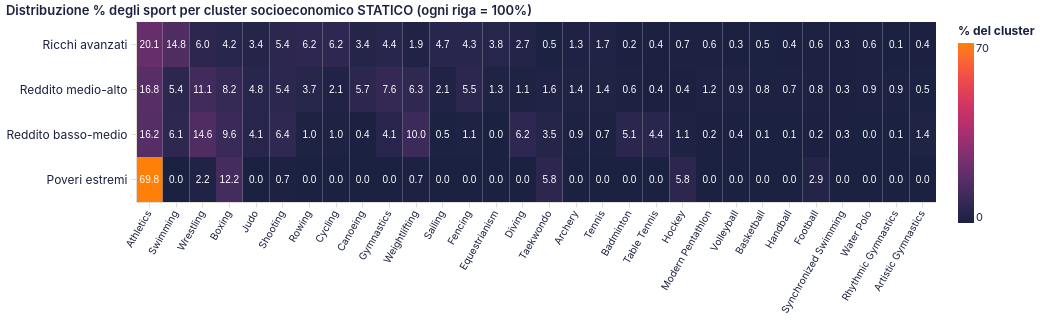

Here is the Vega-Lite specification saved for this chart:
### Vega-Lite specification from a JSON file in a GitHub repository (floating-point values rounded to 4 significant figures)
{"$schema": "https://vega.github.io/schema/vega-lite/v5.20.1.json", "config": {"arc": {"fill": "#1b2140"}, "area": {"fill": "#1b2140", "fillOpacity": 0.15, "line": true}, "axis": {"domainColor": "#e2ddd4", "grid": true, "gridColor": "#e2ddd4", "gridWidth": 0.6, "labelAngle": 0, "labelColor": "#1b2140", "labelFont": "Inter, system-ui, -apple-system, BlinkMacSystemFont, 'Segoe UI', Roboto, sans-serif", "labelFontSize": 12, "labelFontWeight": 400, "labelPadding": 4, "tickColor": "#e2ddd4", "tickSize": 5, "titleColor": "#1b2140", "titleFont": "Inter, system-ui, -apple-system, BlinkMacSystemFont, 'Segoe UI', Roboto, sans-serif", "titleFontSize": 12, "titleFontWeight": 600}, "axisBand": {"grid": false}, "background": "transparent", "bar": {"fill": "#1b2140"}, "legend": {"labelColor": "#1b2140", "labelFont": "Inter, system-ui, -apple-system, BlinkMacSystemFont, 'Segoe UI', Roboto, sans-serif", "labelFontSize": 11, "padding": 4, "symbolType": "circle", "titleColor": "#1b2140", "titleFont": "Inter, system-ui, -apple-system, BlinkMacSystemFont, 'Segoe UI', Roboto, sans-serif", "titleFontSize": 12}, "line": {"stroke": "#1b2140", "strokeWidth": 2}, "mark": {"color": "#1b2140"}, "path": {"stroke": "#1b2140"}, "point": {"fill": "#1b2140", "filled": true}, "range": {"category": ["#1b2140", "#ff8009", "#9a0641", "#ffe34a", "#e7b6af", "#0088b0", "#e03830"]}, "rect": {"fill": "#1b2140"}, "shape": {"stroke": "#1b2140"}, "symbol": {"fill": "#1b2140"}, "title": {"anchor": "start", "color": "#1b2140", "font": "Inter, system-ui, -apple-system, BlinkMacSystemFont, 'Segoe UI', Roboto, sans-serif", "fontSize": 13, "fontWeight": 600, "subtitleColor": "#1b2140", "subtitleFont": "Inter, system-ui, -apple-system, BlinkMacSystemFont, 'Segoe UI', Roboto, sans-serif"}, "view": {"continuousHeight": 300, "continuousWidth": 400, "fill": null, "stroke": null}}, "data": {"name": "data-e5fa15f4d1516b31dbe4461b0c456b45"}, "datasets": {"data-e5fa15f4d1516b31dbe4461b0c456b45": [{"cluster_label": "Ricchi avanzati", "pct_del_cluster": 1.318, "sport": "Archery"}, {"cluster_label": "Reddito medio-alto", "pct_del_cluster": 1.372, "sport": "Archery"}, {"cluster_label": "Reddito basso-medio", "pct_del_cluster": 0.8638, "sport": "Archery"}, {"cluster_label": "Poveri estremi", "pct_del_cluster": 0.0, "sport": "Archery"}, {"cluster_label": "Ricchi avanzati", "pct_del_cluster": 0.3902, "sport": "Artistic Gymnastics"}, {"cluster_label": "Reddito medio-alto", "pct_del_cluster": 0.4819, "sport": "Artistic Gymnastics"}, {"cluster_label": "Reddito basso-medio", "pct_del_cluster": 1.395, "sport": "Artistic Gymnastics"}, {"cluster_label": "Poveri estremi", "pct_del_cluster": 0.0, "sport": "Artistic Gymnastics"}, {"cluster_label": "Ricchi avanzati", "pct_del_cluster": 20.06, "sport": "Athletics"}, {"cluster_label": "Reddito medio-alto", "pct_del_cluster": 16.83, "sport": "Athletics"}, {"cluster_label": "Reddito basso-medio", "pct_del_cluster": 16.21, "sport": "Athletics"}, {"cluster_label": "Poveri estremi", "pct_del_cluster": 69.78, "sport": "Athletics"}, {"cluster_label": "Ricchi avanzati", "pct_del_cluster": 0.2109, "sport": "Badminton"}, {"cluster_label": "Reddito medio-alto", "pct_del_cluster": 0.6487, "sport": "Badminton"}, {"cluster_label": "Reddito basso-medio", "pct_del_cluster": 5.116, "sport": "Badminton"}, {"cluster_label": "Poveri estremi", "pct_del_cluster": 0.0, "sport": "Badminton"}, {"cluster_label": "Ricchi avanzati", "pct_del_cluster": 0.5273, "sport": "Basketball"}, {"cluster_label": "Reddito medio-alto", "pct_del_cluster": 0.7785, "sport": "Basketball"}, {"cluster_label": "Reddito basso-medio", "pct_del_cluster": 0.1329, "sport": "Basketball"}, {"cluster_label": "Poveri estremi", "pct_del_cluster": 0.0, "sport": "Basketball"}, {"cluster_label": "Ricchi avanzati", "pct_del_cluster": 4.219, "sport": "Boxing"}, {"cluster_label": "Reddito medio-alto", "pct_del_cluster": 8.193, "sport": "Boxing"}, {"cluster_label": "Reddito basso-medio", "pct_del_cluster": 9.568, "sport": "Boxing"}, {"cluster_label": "Poveri estremi", "pct_del_cluster": 12.23, "sport": "Boxing"}, {"cluster_label": "Ricchi avanzati", "pct_del_cluster": 3.364, "sport": "Canoeing"}, {"cluster_label": "Reddito medio-alto", "pct_del_cluster": 5.69, "sport": "Canoeing"}, {"cluster_label": "Reddito basso-medio", "pct_del_cluster": 0.3987, "sport": "Canoeing"}, {"cluster_label": "Poveri estremi", "pct_del_cluster": 0.0, "sport": "Canoeing"}, {"cluster_label": "Ricchi avanzati", "pct_del_cluster": 6.201, "sport": "Cycling"}, {"cluster_label": "Reddito medio-alto", "pct_del_cluster": 2.132, "sport": "Cycling"}, {"cluster_label": "Reddito basso-medio", "pct_del_cluster": 0.9967, "sport": "Cycling"}, {"cluster_label": "Poveri estremi", "pct_del_cluster": 0.0, "sport": "Cycling"}, {"cluster_label": "Ricchi avanzati", "pct_del_cluster": 2.658, "sport": "Diving"}, {"cluster_label": "Reddito medio-alto", "pct_del_cluster": 1.075, "sport": "Diving"}, {"cluster_label": "Reddito basso-medio", "pct_del_cluster": 6.246, "sport": "Diving"}, {"cluster_label": "Poveri estremi", "pct_del_cluster": 0.0, "sport": "Diving"}, {"cluster_label": "Ricchi avanzati", "pct_del_cluster": 3.839, "sport": "Equestrianism"}, {"cluster_label": "Reddito medio-alto", "pct_del_cluster": 1.335, "sport": "Equestrianism"}, {"cluster_label": "Reddito basso-medio", "pct_del_cluster": 0.0, "sport": "Equestrianism"}, {"cluster_label": "Poveri estremi", "pct_del_cluster": 0.0, "sport": "Equestrianism"}, {"cluster_label": "Ricchi avanzati", "pct_del_cluster": 4.335, "sport": "Fencing"}, {"cluster_label": "Reddito medio-alto", "pct_del_cluster": 5.487, "sport": "Fencing"}, {"cluster_label": "Reddito basso-medio", "pct_del_cluster": 1.13, "sport": "Fencing"}, {"cluster_label": "Poveri estremi", "pct_del_cluster": 0.0, "sport": "Fencing"}, {"cluster_label": "Ricchi avanzati", "pct_del_cluster": 0.58, "sport": "Football"}, {"cluster_label": "Reddito medio-alto", "pct_del_cluster": 0.797, "sport": "Football"}, {"cluster_label": "Reddito basso-medio", "pct_del_cluster": 0.1993, "sport": "Football"}, {"cluster_label": "Poveri estremi", "pct_del_cluster": 2.878, "sport": "Football"}, {"cluster_label": "Ricchi avanzati", "pct_del_cluster": 4.377, "sport": "Gymnastics"}, {"cluster_label": "Reddito medio-alto", "pct_del_cluster": 7.637, "sport": "Gymnastics"}, {"cluster_label": "Reddito basso-medio", "pct_del_cluster": 4.12, "sport": "Gymnastics"}, {"cluster_label": "Poveri estremi", "pct_del_cluster": 0.0, "sport": "Gymnastics"}, {"cluster_label": "Ricchi avanzati", "pct_del_cluster": 0.3586, "sport": "Handball"}, {"cluster_label": "Reddito medio-alto", "pct_del_cluster": 0.7414, "sport": "Handball"}, {"cluster_label": "Reddito basso-medio", "pct_del_cluster": 0.06645, "sport": "Handball"}, {"cluster_label": "Poveri estremi", "pct_del_cluster": 0.0, "sport": "Handball"}, {"cluster_label": "Ricchi avanzati", "pct_del_cluster": 0.6855, "sport": "Hockey"}, {"cluster_label": "Reddito medio-alto", "pct_del_cluster": 0.3892, "sport": "Hockey"}, {"cluster_label": "Reddito basso-medio", "pct_del_cluster": 1.063, "sport": "Hockey"}, {"cluster_label": "Poveri estremi", "pct_del_cluster": 5.755, "sport": "Hockey"}, {"cluster_label": "Ricchi avanzati", "pct_del_cluster": 3.364, "sport": "Judo"}, {"cluster_label": "Reddito medio-alto", "pct_del_cluster": 4.782, "sport": "Judo"}, {"cluster_label": "Reddito basso-medio", "pct_del_cluster": 4.12, "sport": "Judo"}, {"cluster_label": "Poveri estremi", "pct_del_cluster": 0.0, "sport": "Judo"}, {"cluster_label": "Ricchi avanzati", "pct_del_cluster": 0.6433, "sport": "Modern Pentathlon"}, {"cluster_label": "Reddito medio-alto", "pct_del_cluster": 1.223, "sport": "Modern Pentathlon"}, {"cluster_label": "Reddito basso-medio", "pct_del_cluster": 0.1993, "sport": "Modern Pentathlon"}, {"cluster_label": "Poveri estremi", "pct_del_cluster": 0.0, "sport": "Modern Pentathlon"}, {"cluster_label": "Ricchi avanzati", "pct_del_cluster": 0.09492, "sport": "Rhythmic Gymnastics"}, {"cluster_label": "Reddito medio-alto", "pct_del_cluster": 0.8526, "sport": "Rhythmic Gymnastics"}, {"cluster_label": "Reddito basso-medio", "pct_del_cluster": 0.1329, "sport": "Rhythmic Gymnastics"}, {"cluster_label": "Poveri estremi", "pct_del_cluster": 0.0, "sport": "Rhythmic Gymnastics"}, {"cluster_label": "Ricchi avanzati", "pct_del_cluster": 6.18, "sport": "Rowing"}, {"cluster_label": "Reddito medio-alto", "pct_del_cluster": 3.726, "sport": "Rowing"}, {"cluster_label": "Reddito basso-medio", "pct_del_cluster": 0.9967, "sport": "Rowing"}, {"cluster_label": "Poveri estremi", "pct_del_cluster": 0.0, "sport": "Rowing"}, {"cluster_label": "Ricchi avanzati", "pct_del_cluster": 4.746, "sport": "Sailing"}, {"cluster_label": "Reddito medio-alto", "pct_del_cluster": 2.132, "sport": "Sailing"}, {"cluster_label": "Reddito basso-medio", "pct_del_cluster": 0.5316, "sport": "Sailing"}, {"cluster_label": "Poveri estremi", "pct_del_cluster": 0.0, "sport": "Sailing"}, {"cluster_label": "Ricchi avanzati", "pct_del_cluster": 5.4, "sport": "Shooting"}, {"cluster_label": "Reddito medio-alto", "pct_del_cluster": 5.431, "sport": "Shooting"}, {"cluster_label": "Reddito basso-medio", "pct_del_cluster": 6.379, "sport": "Shooting"}, {"cluster_label": "Poveri estremi", "pct_del_cluster": 0.7194, "sport": "Shooting"}, {"cluster_label": "Ricchi avanzati", "pct_del_cluster": 14.79, "sport": "Swimming"}, {"cluster_label": "Reddito medio-alto", "pct_del_cluster": 5.449, "sport": "Swimming"}, {"cluster_label": "Reddito basso-medio", "pct_del_cluster": 6.113, "sport": "Swimming"}, {"cluster_label": "Poveri estremi", "pct_del_cluster": 0.0, "sport": "Swimming"}, {"cluster_label": "Ricchi avanzati", "pct_del_cluster": 0.3375, "sport": "Synchronized Swimming"}, {"cluster_label": "Reddito medio-alto", "pct_del_cluster": 0.2595, "sport": "Synchronized Swimming"}, {"cluster_label": "Reddito basso-medio", "pct_del_cluster": 0.3322, "sport": "Synchronized Swimming"}, {"cluster_label": "Poveri estremi", "pct_del_cluster": 0.0, "sport": "Synchronized Swimming"}, {"cluster_label": "Ricchi avanzati", "pct_del_cluster": 0.3586, "sport": "Table Tennis"}, {"cluster_label": "Reddito medio-alto", "pct_del_cluster": 0.3522, "sport": "Table Tennis"}, {"cluster_label": "Reddito basso-medio", "pct_del_cluster": 4.385, "sport": "Table Tennis"}, {"cluster_label": "Poveri estremi", "pct_del_cluster": 0.0, "sport": "Table Tennis"}, {"cluster_label": "Ricchi avanzati", "pct_del_cluster": 0.5168, "sport": "Taekwondo"}, {"cluster_label": "Reddito medio-alto", "pct_del_cluster": 1.65, "sport": "Taekwondo"}, {"cluster_label": "Reddito basso-medio", "pct_del_cluster": 3.522, "sport": "Taekwondo"}, {"cluster_label": "Poveri estremi", "pct_del_cluster": 5.755, "sport": "Taekwondo"}, {"cluster_label": "Ricchi avanzati", "pct_del_cluster": 1.709, "sport": "Tennis"}, {"cluster_label": "Reddito medio-alto", "pct_del_cluster": 1.372, "sport": "Tennis"}, {"cluster_label": "Reddito basso-medio", "pct_del_cluster": 0.7309, "sport": "Tennis"}, {"cluster_label": "Poveri estremi", "pct_del_cluster": 0.0, "sport": "Tennis"}, {"cluster_label": "Ricchi avanzati", "pct_del_cluster": 0.348, "sport": "Volleyball"}, {"cluster_label": "Reddito medio-alto", "pct_del_cluster": 0.9268, "sport": "Volleyball"}, {"cluster_label": "Reddito basso-medio", "pct_del_cluster": 0.3987, "sport": "Volleyball"}, {"cluster_label": "Poveri estremi", "pct_del_cluster": 0.0, "sport": "Volleyball"}, {"cluster_label": "Ricchi avanzati", "pct_del_cluster": 0.58, "sport": "Water Polo"}, {"cluster_label": "Reddito medio-alto", "pct_del_cluster": 0.8526, "sport": "Water Polo"}, {"cluster_label": "Reddito basso-medio", "pct_del_cluster": 0.0, "sport": "Water Polo"}, {"cluster_label": "Poveri estremi", "pct_del_cluster": 0.0, "sport": "Water Polo"}, {"cluster_label": "Ricchi avanzati", "pct_del_cluster": 1.856, "sport": "Weightlifting"}, {"cluster_label": "Reddito medio-alto", "pct_del_cluster": 6.302, "sport": "Weightlifting"}, {"cluster_label": "Reddito basso-medio", "pct_del_cluster": 10.03, "sport": "Weightlifting"}, {"cluster_label": "Poveri estremi", "pct_del_cluster": 0.7194, "sport": "Weightlifting"}, {"cluster_label": "Ricchi avanzati", "pct_del_cluster": 5.959, "sport": "Wrestling"}, {"cluster_label": "Reddito medio-alto", "pct_del_cluster": 11.1, "sport": "Wrestling"}, {"cluster_label": "Reddito basso-medio", "pct_del_cluster": 14.62, "sport": "Wrestling"}, {"cluster_label": "Poveri estremi", "pct_del_cluster": 2.158, "sport": "Wrestling"}]}, "height": 180, "layer": [{"encoding": {"color": {"field": "pct_del_cluster", "scale": {"range": ["#1b2140", "#ff8009"]}, "title": "% del cluster", "type": "quantitative"}, "tooltip": [{"field": "cluster_label", "title": "Cluster", "type": "nominal"}, {"field": "sport", "title": "Sport", "type": "nominal"}, {"field": "pct_del_cluster", "format": ".1f", "title": "% medaglie del cluster", "type": "quantitative"}], "x": {"axis": {"labelAngle": -60, "labelFontSize": 10}, "field": "sport", "sort": ["Athletics", "Swimming", "Wrestling", "Boxing", "Judo", "Shooting", "Rowing", "Cycling", "Canoeing", "Gymnastics", "Weightlifting", "Sailing", "Fencing", "Equestrianism", "Diving", "Taekwondo", "Archery", "Tennis", "Badminton", "Table Tennis", "Hockey", "Modern Pentathlon", "Volleyball", "Basketball", "Handball", "Football", "Synchronized Swimming", "Water Polo", "Rhythmic Gymnastics", "Artistic Gymnastics"], "title": null, "type": "nominal"}, "y": {"field": "cluster_label", "sort": ["Ricchi avanzati", "Reddito medio-alto", "Reddito basso-medio", "Poveri estremi"], "title": null, "type": "nominal"}}, "mark": {"type": "rect"}, "name": "view_22"}, {"encoding": {"color": {"condition": {"test": "(datum.pct_del_cluster > 50)", "value": "white"}, "value": "white"}, "text": {"field": "pct_del_cluster", "format": ".1f", "type": "quantitative"}, "x": {"axis": {"labelAngle": -60, "labelFontSize": 10}, "field": "sport", "sort": ["Athletics", "Swimming", "Wrestling", "Boxing", "Judo", "Shooting", "Rowing", "Cycling", "Canoeing", "Gymnastics", "Weightlifting", "Sailing", "Fencing", "Equestrianism", "Diving", "Taekwondo", "Archery", "Tennis", "Badminton", "Table Tennis", "Hockey", "Modern Pentathlon", "Volleyball", "Basketball", "Handball", "Football", "Synchronized Swimming", "Water Polo", "Rhythmic Gymnastics", "Artistic Gymnastics"], "title": null, "type": "nominal"}, "y": {"field": "cluster_label", "sort": ["Ricchi avanzati", "Reddito medio-alto", "Reddito basso-medio", "Poveri estremi"], "title": null, "type": "nominal"}}, "mark": {"baseline": "middle", "fontSize": 10, "type": "text"}}], "params": [{"bind": "scales", "name": "param_21", "select": {"encodings": ["x", "y"], "type": "interval"}, "views": ["view_22"]}], "title": "Distribuzione % degli sport per cluster socioeconomico STATICO (ogni riga = 100%)", "width": 800}
